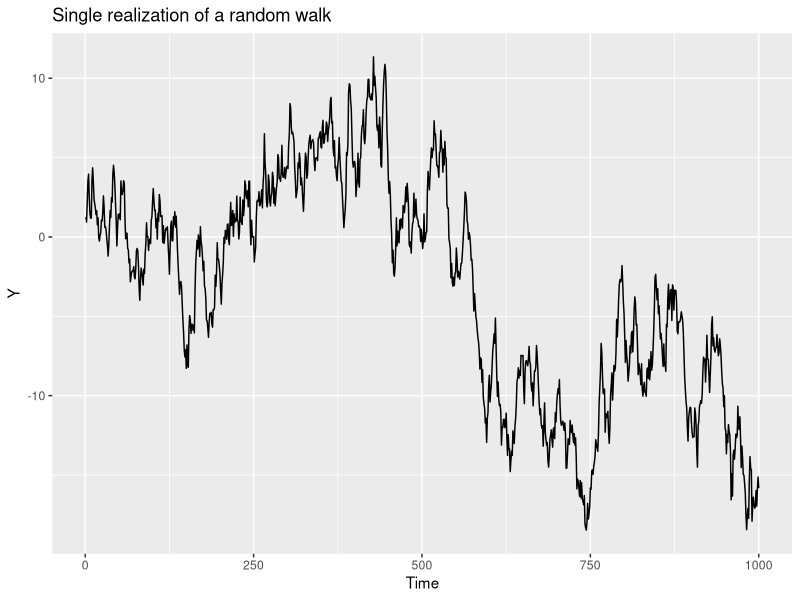
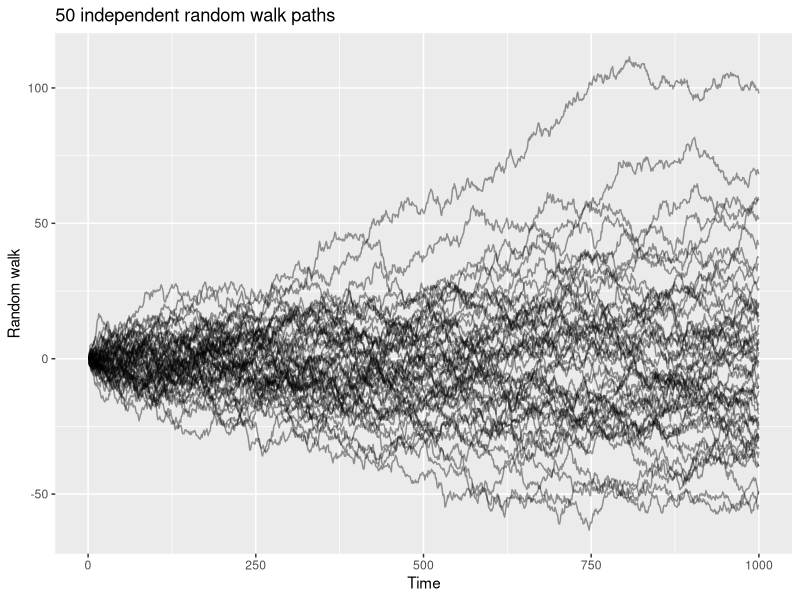

Recreate these plots in R, in order.
## =====================================================
## 1. Prepare environment & set working directory
## =====================================================

library(ggplot2)

# Set working directory (optional for RStudio users)
if (requireNamespace("rstudioapi", quietly = TRUE)) {
  setwd(dirname(rstudioapi::getActiveDocumentContext()$path))
}

## =====================================================
## 2. Simulate a single random walk realization
##    Y_t = Y_{t-1} + epsilon_t
## =====================================================

set.seed(0)            # For reproducibility

T_len <- 1000          # Total number of observations

# Generate random walk increments and cumulative sum
eps_single <- rnorm(T_len)
Y          <- cumsum(eps_single)

# Estimate mean and variance from the single realization
mu_hat       <- mean(Y)
sigma_hat_sq <- var(Y)

# Data frame for plotting
df_single <- data.frame(
  Time  = 1:T_len,
  Value = Y
)

# Plot: single realization (square figure)
p_single <- ggplot(df_single, aes(x = Time, y = Value)) +
  geom_line() +
  labs(title = "Single realization of a random walk", x = "Time", y = "Y")  

ggsave("single_realization.png", plot = p_single,
       width = 6, height = 4, dpi = 300)

## =====================================================
## 3. Simulate N independent random walks and compute
##    ensemble statistics at a fixed time point
## =====================================================

N       <- 50    # Number of paths
t_point <- 100   # Time point for ensemble average / variance

random_walks <- matrix(NA_real_, nrow = N, ncol = T_len)

for (i in 1:N) {
  eps_i <- rnorm(T_len)
  random_walks[i, ] <- cumsum(eps_i)
}

# Ensemble average and variance at t = t_point
ensemble_average_t100  <- mean(random_walks[, t_point])
ensemble_variance_t100 <- var(random_walks[, t_point])

## =====================================================
## 4. Plot 50 random walk paths (square figure)
## =====================================================

# Reshape to long format for ggplot2
df_paths <- data.frame(
  Time  = rep(1:T_len, times = N),
  Path  = factor(rep(1:N, each = T_len)),
  Value = as.vector(t(random_walks))
)

p_paths <- ggplot(df_paths, aes(x = Time, y = Value, group = Path)) +
  geom_line(alpha = 0.4) +
  labs(title = "50 independent random walk paths", x = "Time", y = "Random walk") 

ggsave("50_random_walks_plot.png", plot = p_paths,
       width = 6, height = 4, dpi = 300)

## =====================================================
## 5. Print estimates
## =====================================================

cat("Single realization estimates:\n")
cat("mu_hat:", mu_hat, "\n")
cat("sigma_hat_sq:", sigma_hat_sq, "\n\n")

cat(sprintf("Ensemble average at t = %d: %f\n", t_point, ensemble_average_t100))
cat(sprintf("Ensemble variance at t = %d: %f\n", t_point, ensemble_variance_t100))
